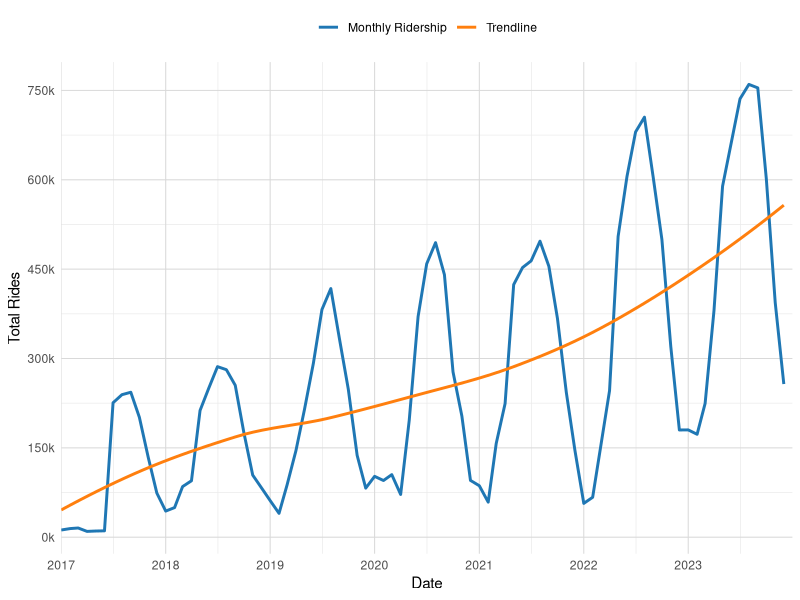
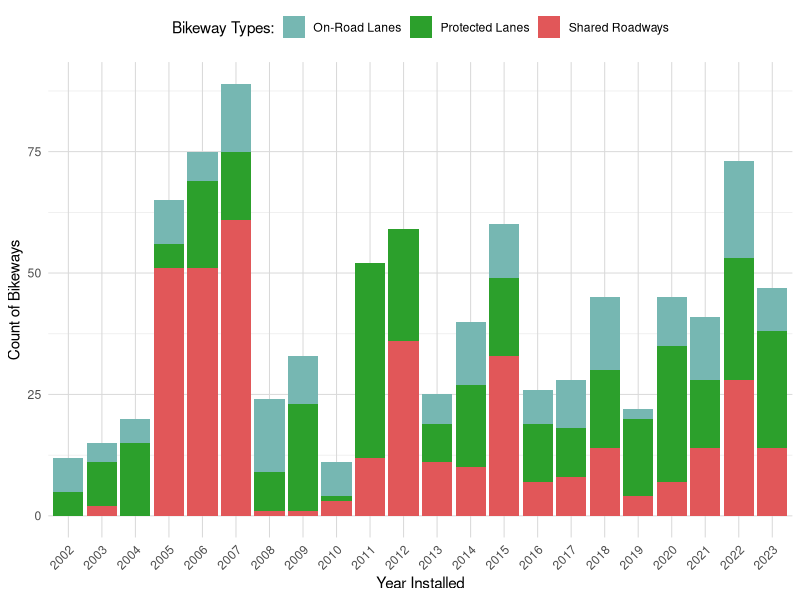
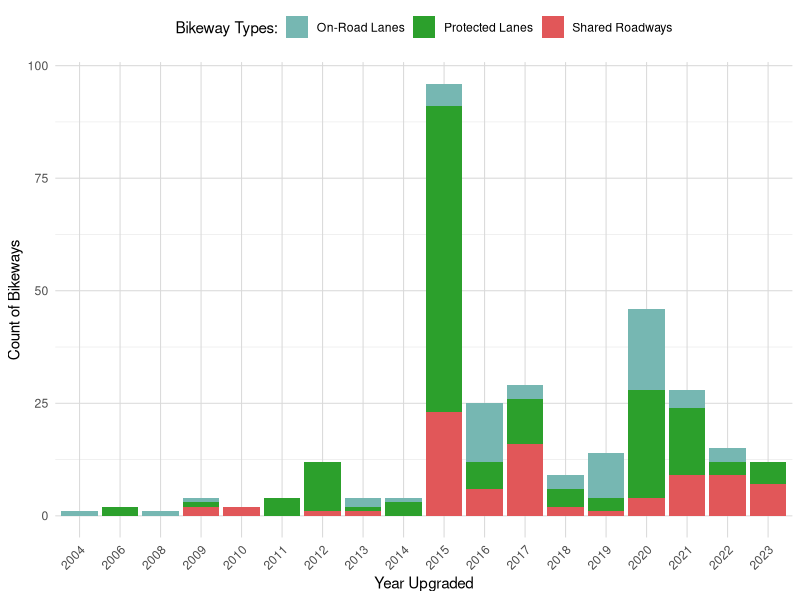
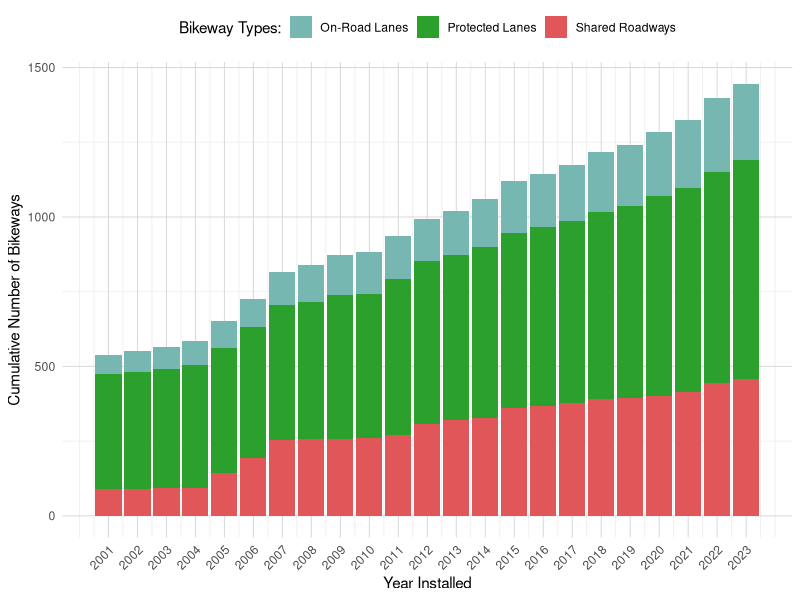
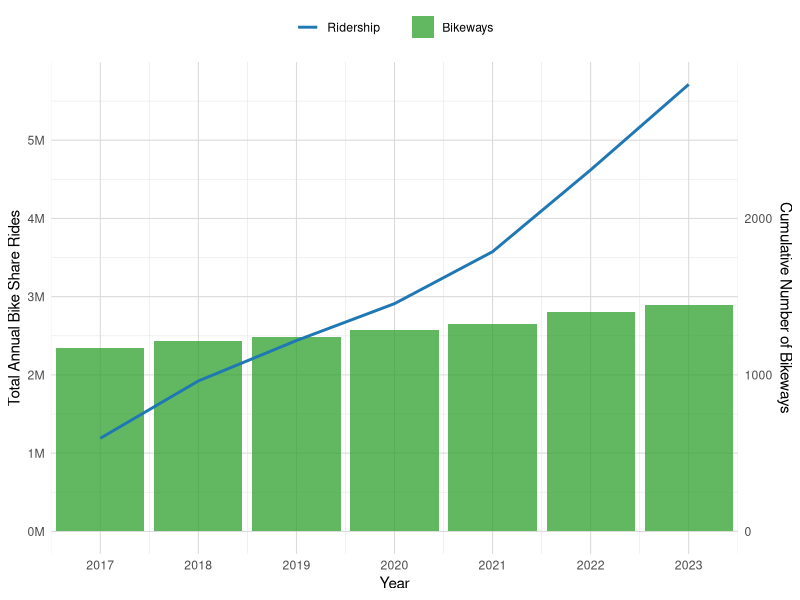
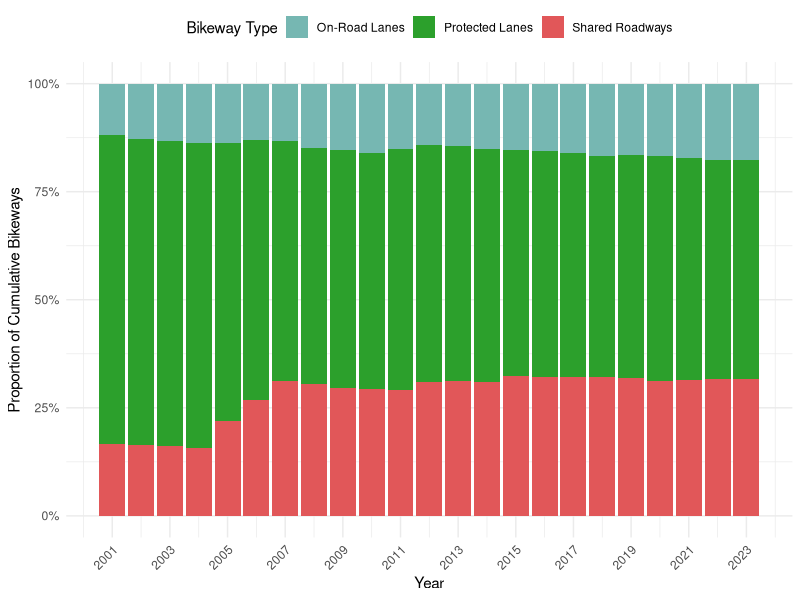

These charts were generated, in order, by the following R code:
## ---- chunk 1
#| include: false
#| warning: false
#| message: false

library(tidyverse)
library(dplyr)
library(knitr)
library(lubridate)
library(ggplot2)

set.seed(778)
## ---- chunk 2
#| echo: false
#| warning: false
#| message: false

bikeShare_data <- read_csv(here::here(
  "data/analysis_data/monthly_aggregated_bikeshare_data.csv"))

bikeWay_data <- read_csv(here::here("data/analysis_data/bikeway_data.csv"))

bikeway_colors <- c("Shared Roadways" = "#e15759", 
                    "On-Road Lanes" = "#76b7b2",
                    "Protected Lanes" = "#2ca02c")
## ---- chunk 3
#| label: tbl-sample-bikeshare
#| tbl-cap: "Sample of Toronto's Bike Share Monthly Ridership Data (2017-2023)"
#| echo: false
#| warning: false
#| message: false

bikeShare_sample <- bikeShare_data %>% sample_n(5) %>% 
  as_tibble() %>% arrange(start_date)

colnames(bikeShare_sample) <- c("Year & Month", "Total Monthly Rides")

kable(bikeShare_sample, format.args = list(big.mark = ","))
## ---- chunk 4
#| label: tbl-ridership_summary_stats
#| tbl-cap: "Annual Bike Share Ridership Summary Statistics"
#| echo: false
#| warning: false
#| message: false

bikeShare_summary <- bikeShare_data %>%
  mutate(year = year(start_date)) %>%  
  group_by(year) %>%   
  summarise(
    total_rides = sum(total_rides),
    avg_monthly_rides = mean(total_rides)
  ) %>%
  mutate(
    year_on_year_growth = (total_rides - lag(total_rides)) / lag(total_rides) * 100
  ) %>%
  mutate(
    year_on_year_growth = round(year_on_year_growth, 2),  # Round to 2 decimal places
    total_rides = format(total_rides, big.mark = ","),  # Add comma separators
    avg_monthly_rides = format(round(avg_monthly_rides), big.mark = ",")  # Round and add comma separators
  )

colnames(bikeShare_summary) <- c("Year", "Total Rides", "Avg Monthly Rides", 
                                 "Year-on-year Growth (%)")

kable(bikeShare_summary)
## ---- chunk 5
#| label: tbl-sample_bikeway
#| tbl-cap: "Sample of Toronto's Cycling Network (Bikeways) Data (2001-2023)"
#| echo: false
#| warning: false
#| message: false

bikeWay_sample <- bikeWay_data %>% sample_n(5) %>% 
  as_tibble() %>% arrange(INSTALLED)

colnames(bikeWay_sample) <- c("Route ID", "Constructed Year", "Upgraded Year"
                              , "Bike Way Type")

kable(bikeWay_sample)
## ---- chunk 6
#| label: fig-ridership_monthly_graph
#| fig-cap: "Toronto Bike Share Monthly Ridership Trend (2017-2023)"
#| echo: false
#| warning: false
#| message: false

ggplot(bikeShare_data, aes(x = start_date, y = total_rides)) +
     geom_line(aes(color = "Monthly Ridership"), size = 1) +
     geom_smooth(aes(color = "Trendline"), method = "loess", se = FALSE) +
     labs(
       x = "Date",
       y = "Total Rides",
       color = NULL
     ) +
     theme_minimal() +
     scale_color_manual(values = c("Monthly Ridership" = "#1f77b4", 
                                   "Trendline" = "#ff7f0e")) +
     scale_x_date(
       date_breaks = "1 year", 
       date_labels = "%Y",
       limits = c(as.Date("2017-01-01"), as.Date("2023-12-31")),
       expand = c(0, 0)
     ) + 
     scale_y_continuous(
       labels = function(x) paste0(x/1000, "k"),
       breaks = seq(0, max(bikeShare_data$total_rides), by = 150000),
       minor_breaks = seq(0, max(bikeShare_data$total_rides), by = 75000)
     ) +
     theme(
       legend.position = "top",
       panel.grid.major = element_line(color = "gray85", linewidth = 0.35)
     )
## ---- chunk 7
#| label: fig-bikeway_type_constructed_graph
#| fig-cap: "Breakdown of Bikeway Types by Installation Year (2002-2023)"
#| fig-foot: "Bikeways installed prior to 2001 are shown with an install year of 2001"
#| echo: false
#| warning: false
#| message: false

bikeWay_type_summary <- bikeWay_data %>%
  filter(INSTALLED >= 2002 & INSTALLED <= 2023) %>%
  group_by(INSTALLED, INFRA_HIGHORDER) %>%
  summarise(count = n())

ggplot(bikeWay_type_summary, aes(x = as.factor(INSTALLED), y = count, fill = INFRA_HIGHORDER)) +
  geom_bar(stat = "identity", position = "stack") +
  scale_fill_manual(values = bikeway_colors) +
  labs(
    x = "Year Installed",
    y = "Count of Bikeways",
    fill = "Bikeway Types:"
  ) +
  theme_minimal() +
  theme(
    axis.text.x = element_text(angle = 45, hjust = 1),
    panel.grid.major = element_line(color = "gray85", linewidth=0.35),
    legend.position = "top"
  )
## ---- chunk 8
#| label: fig-bikeway_type_upgraded_graph
#| fig-cap: "Breakdown of Bikeway Types by Upgraded Year (2002-2023)"
#| echo: false
#| warning: false
#| message: false

bikeWay_type_summary <- bikeWay_data %>%
  filter(UPGRADED >= 2002 & UPGRADED <= 2023) %>%
  group_by(UPGRADED, INFRA_HIGHORDER) %>%
  summarise(count = n()) %>%
  drop_na(UPGRADED)

ggplot(bikeWay_type_summary, aes(x = as.factor(UPGRADED), y = count, fill = INFRA_HIGHORDER)) +
  geom_bar(stat = "identity", position = "stack") +
  scale_fill_manual(values = bikeway_colors) +
  labs(
    x = "Year Upgraded",
    y = "Count of Bikeways",
    fill = "Bikeway Types:"
  ) +
  theme_minimal() +
  theme(
    axis.text.x = element_text(angle = 45, hjust = 1),
    panel.grid.major = element_line(color = "gray85", linewidth=0.35),
    legend.position = "top"
  )
## ---- chunk 9
#| label: fig-cumulative-growth
#| fig-cap: "Cumulative Bikeway types by Installed Year (2001-2023)"
#| echo: false
#| warning: false
#| message: false

cumulative_bikeways <- bikeWay_data %>%
  filter(INSTALLED >= 2001 & INSTALLED <= 2023) %>%
  group_by(INSTALLED, INFRA_HIGHORDER) %>%
  summarise(count = n(), .groups = "drop") %>%
  complete(INSTALLED = 2001:2023, INFRA_HIGHORDER, fill = list(count = 0)) %>%
  arrange(INFRA_HIGHORDER, INSTALLED) %>%
  group_by(INFRA_HIGHORDER) %>%
  mutate(cumulative_count = cumsum(count)) %>%
  ungroup()

# Create the bar graph
ggplot(cumulative_bikeways, aes(x = INSTALLED, y = cumulative_count, fill = INFRA_HIGHORDER)) +
  geom_bar(stat = "identity", position = "stack") +
  scale_fill_manual(values = bikeway_colors) +
  labs(
    x = "Year Installed",
    y = "Cumulative Number of Bikeways",
    fill = "Bikeway Types:"
  ) +
  theme_minimal() +
  theme(
    axis.text.x = element_text(angle = 45, hjust = 1),
    panel.grid.major = element_line(color = "gray85", linewidth = 0.35),
    legend.position = "top"
  ) +
  scale_x_continuous(breaks = seq(2001, 2023, by = 1))
## ---- chunk 10
#| label: fig-combined_ridership_bikeways_graph
#| fig-cap: "Comparison of Annual Bike Share Ridership and Cumulative Bikeways (2017-2023)"
#| echo: false
#| warning: false
#| message: false

# Summarize cumulative bikeway data for the years 2017-2023
bikeWay_cumulative_summary <- bikeWay_data %>%
  filter(INSTALLED <= 2023) %>%
  group_by(INSTALLED) %>%
  summarise(total_bikeways_installed = n()) %>%
  mutate(cumulative_bikeways = cumsum(total_bikeways_installed)) %>%
  filter(INSTALLED >= 2017)

# Summarize bike share data for the years 2017-2023
bikeShare_yearly_summary <- bikeShare_data %>%
  mutate(year = year(start_date)) %>%
  filter(year >= 2017 & year <= 2023) %>%
  group_by(year) %>%
  summarise(total_rides = sum(total_rides))

# Merge the two datasets by year
combined_data <- left_join(bikeShare_yearly_summary, 
                           bikeWay_cumulative_summary, 
                           by = c("year" = "INSTALLED"))


ggplot(combined_data, aes(x = year)) +
  geom_bar(aes(y = cumulative_bikeways * 2000, fill = "Bikeways"), 
           stat = "identity", alpha = 0.75) +
  geom_line(aes(y = total_rides, color = "Ridership"), size = 1) +
  scale_y_continuous(
    name = "Total Annual Bike Share Rides", 
    sec.axis = sec_axis(~ . / 2000, name = "Cumulative Number of Bikeways"),
    labels = function(x) paste0(x/1000000, "M"),
    breaks = seq(0, max(combined_data$total_rides), by = 1000000),
    minor_breaks = seq(0, max(combined_data$total_rides), by = 500000)
  ) +
  scale_x_continuous(
    breaks = seq(2017, 2023, by = 1),
    limits = c(2016.5, 2023.5),
    expand = c(0, 0)
  ) +
  scale_color_manual(values = c("Ridership" = "#1f77b4")) +
  scale_fill_manual(values = c("Bikeways" = "#2ca02c")) +
  labs(
    x = "Year",
    color = NULL,
    fill = NULL
  ) +
  theme_minimal() +
  theme(
    legend.position = "top",
    panel.grid.major = element_line(color = "gray85", linewidth=0.35)
  )
## ---- chunk 11
#| label: fig-cumulative-proportion-bikeways
#| fig-cap: "Proportional Breakdown of Cumulative Bikeways by Type and Year (2001-2023)"
#| echo: false
#| warning: false
#| message: false

# Calculate cumulative counts for each bikeway type by year
cumulative_bikeways <- bikeWay_data %>%
  filter(INSTALLED >= 2001 & INSTALLED <= 2023) %>%
  group_by(INSTALLED, INFRA_HIGHORDER) %>%
  summarise(count = n(), .groups = "drop") %>%
  complete(INSTALLED = 2001:2023, INFRA_HIGHORDER, fill = list(count = 0)) %>%
  arrange(INFRA_HIGHORDER, INSTALLED) %>%
  group_by(INFRA_HIGHORDER) %>%
  mutate(cumulative_count = cumsum(count)) %>%
  ungroup()

# Calculate the total cumulative count for each year
total_cumulative <- cumulative_bikeways %>%
  group_by(INSTALLED) %>%
  summarise(total = sum(cumulative_count))

# Join the total to the main dataset and calculate proportions
cumulative_proportions <- cumulative_bikeways %>%
  left_join(total_cumulative, by = "INSTALLED") %>%
  mutate(proportion = cumulative_count / total)

# Create the proportional stacked bar plot
ggplot(cumulative_proportions, aes(x = INSTALLED, y = proportion, fill = INFRA_HIGHORDER)) +
  geom_bar(stat = "identity", position = "fill") +
  scale_y_continuous(labels = scales::percent_format()) +
  scale_fill_manual(values = bikeway_colors) +
  labs(
    x = "Year",
    y = "Proportion of Cumulative Bikeways",
    fill = "Bikeway Type"
  ) +
  theme_minimal() +
  theme(
    axis.text.x = element_text(angle = 45, hjust = 1),
    legend.position = "top"
  ) +
  scale_x_continuous(breaks = seq(2001, 2023, by = 2))
